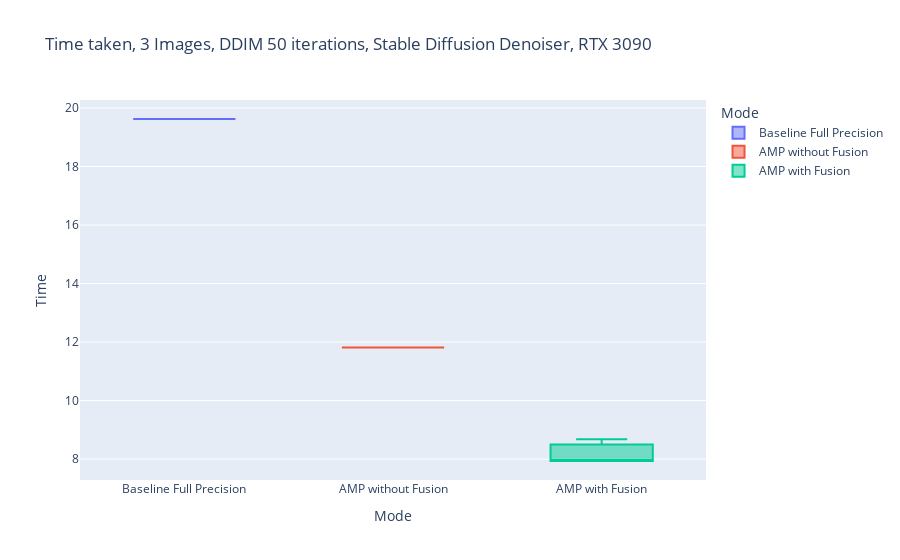

Source (notebook cell):
### Code cell
import plotly.express as px

fig = px.box(
    score_df,
    x="Mode",
    y="Time",
    title="Time taken, 3 Images, DDIM 50 iterations, Stable Diffusion Denoiser, RTX 3090",
    color="Mode",
)
fig.show()

### Figure 1 — Plotly figure (JSON) as saved in the notebook; plotly's stock layout.template omitted (floating-point values rounded to 4 significant figures)
{"data": [{"alignmentgroup": "True", "hovertemplate": "Mode=%{x}<br>Time=%{y}<extra></extra>", "legendgroup": "Baseline Full Precision", "marker": {"color": "#636efa"}, "name": "Baseline Full Precision", "notched": false, "offsetgroup": "Baseline Full Precision", "orientation": "v", "showlegend": true, "type": "box", "x": ["Baseline Full Precision"], "x0": " ", "xaxis": "x", "y": [19.62], "y0": " ", "yaxis": "y"}, {"alignmentgroup": "True", "hovertemplate": "Mode=%{x}<br>Time=%{y}<extra></extra>", "legendgroup": "AMP without Fusion", "marker": {"color": "#EF553B"}, "name": "AMP without Fusion", "notched": false, "offsetgroup": "AMP without Fusion", "orientation": "v", "showlegend": true, "type": "box", "x": ["AMP without Fusion"], "x0": " ", "xaxis": "x", "y": [11.82], "y0": " ", "yaxis": "y"}, {"alignmentgroup": "True", "hovertemplate": "Mode=%{x}<br>Time=%{y}<extra></extra>", "legendgroup": "AMP with Fusion", "marker": {"color": "#00cc96"}, "name": "AMP with Fusion", "notched": false, "offsetgroup": "AMP with Fusion", "orientation": "v", "showlegend": true, "type": "box", "x": ["AMP with Fusion", "AMP with Fusion", "AMP with Fusion"], "x0": " ", "xaxis": "x", "y": [8.681, 7.935, 7.949], "y0": " ", "yaxis": "y"}], "layout": {"boxmode": "overlay", "legend": {"title": {"text": "Mode"}, "tracegroupgap": 0}, "title": {"text": "Time taken, 3 Images, DDIM 50 iterations, Stable Diffusion Denoiser, RTX 3090"}, "xaxis": {"anchor": "y", "categoryarray": ["Baseline Full Precision", "AMP without Fusion", "AMP with Fusion"], "categoryorder": "array", "domain": [0, 1], "title": {"text": "Mode"}}, "yaxis": {"anchor": "x", "domain": [0, 1], "title": {"text": "Time"}}}}
